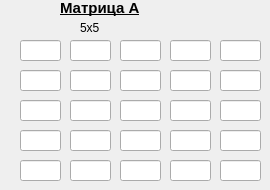
   <widget class="QWidget" name="tab">
    <attribute name="title">
     <string>5x5</string>
    </attribute>
    <widget class="QLabel" name="label_13">
     <property name="geometry">
      <rect>
       <x>80</x>
       <y>20</y>
       <width>21</width>
       <height>16</height>
      </rect>
     </property>
     <property name="text">
      <string>5х5</string>
     </property>
    </widget>
    <widget class="QLabel" name="label_14">
     <property name="geometry">
      <rect>
       <x>60</x>
       <y>0</y>
       <width>91</width>
       <height>16</height>
      </rect>
     </property>
     <property name="font">
      <font>
       <family>Arial</family>
       <pointsize>11</pointsize>
       <weight>75</weight>
       <bold>true</bold>
       <underline>true</underline>
      </font>
     </property>
     <property name="text">
      <string>Матрица А</string>
     </property>
    </widget>
    <widget class="QLineEdit" name="lineEdit_30">
     <property name="geometry">
      <rect>
       <x>20</x>
       <y>40</y>
       <width>41</width>
       <height>21</height>
      </rect>
     </property>
     <property name="font">
      <font>
       <family>a_LCDNova</family>
      </font>
     </property>
    </widget>
    <widget class="QLineEdit" name="lineEdit_31">
     <property name="geometry">
      <rect>
       <x>70</x>
       <y>40</y>
       <width>41</width>
       <height>21</height>
      </rect>
     </property>
     <property name="font">
      <font>
       <family>a_LCDNova</family>
      </font>
     </property>
    </widget>
    <widget class="QLineEdit" name="lineEdit_32">
     <property name="geometry">
      <rect>
       <x>120</x>
       <y>40</y>
       <width>41</width>
       <height>21</height>
      </rect>
     </property>
     <property name="font">
      <font>
       <family>a_LCDNova</family>
      </font>
     </property>
    </widget>
    <widget class="QLineEdit" name="lineEdit_33">
     <property name="geometry">
      <rect>
       <x>170</x>
       <y>40</y>
       <width>41</width>
       <height>21</height>
      </rect>
     </property>
     <property name="font">
      <font>
       <family>a_LCDNova</family>
      </font>
     </property>
    </widget>
    <widget class="QLineEdit" name="lineEdit_34">
     <property name="geometry">
      <rect>
       <x>220</x>
       <y>40</y>
       <width>41</width>
       <height>21</height>
      </rect>
     </property>
     <property name="font">
      <font>
       <family>a_LCDNova</family>
      </font>
     </property>
    </widget>
    <widget class="QLineEdit" name="lineEdit_35">
     <property name="geometry">
      <rect>
       <x>20</x>
       <y>70</y>
       <width>41</width>
       <height>21</height>
      </rect>
     </property>
     <property name="font">
      <font>
       <family>a_LCDNova</family>
      </font>
     </property>
    </widget>
    <widget class="QLineEdit" name="lineEdit_36">
     <property name="geometry">
      <rect>
       <x>70</x>
       <y>70</y>
       <width>41</width>
       <height>21</height>
      </rect>
     </property>
     <property name="font">
      <font>
       <family>a_LCDNova</family>
      </font>
     </property>
    </widget>
    <widget class="QLineEdit" name="lineEdit_37">
     <property name="geometry">
      <rect>
       <x>120</x>
       <y>70</y>
       <width>41</width>
       <height>21</height>
      </rect>
     </property>
     <property name="font">
      <font>
       <family>a_LCDNova</family>
      </font>
     </property>
    </widget>
    <widget class="QLineEdit" name="lineEdit_38">
     <property name="geometry">
      <rect>
       <x>170</x>
       <y>70</y>
       <width>41</width>
       <height>21</height>
      </rect>
     </property>
     <property name="font">
      <font>
       <family>a_LCDNova</family>
      </font>
     </property>
    </widget>
    <widget class="QLineEdit" name="lineEdit_39">
     <property name="geometry">
      <rect>
       <x>220</x>
       <y>70</y>
       <width>41</width>
       <height>21</height>
      </rect>
     </property>
     <property name="font">
      <font>
       <family>a_LCDNova</family>
      </font>
     </property>
    </widget>
    <widget class="QLineEdit" name="lineEdit_40">
     <property name="geometry">
      <rect>
       <x>20</x>
       <y>100</y>
       <width>41</width>
       <height>21</height>
      </rect>
     </property>
     <property name="font">
      <font>
       <family>a_LCDNova</family>
      </font>
     </property>
    </widget>
    <widget class="QLineEdit" name="lineEdit_41">
     <property name="geometry">
      <rect>
       <x>70</x>
       <y>100</y>
       <width>41</width>
       <height>21</height>
      </rect>
     </property>
     <property name="font">
      <font>
       <family>a_LCDNova</family>
      </font>
     </property>
    </widget>
    <widget class="QLineEdit" name="lineEdit_42">
     <property name="geometry">
      <rect>
       <x>120</x>
       <y>100</y>
       <width>41</width>
       <height>21</height>
      </rect>
     </property>
     <property name="font">
      <font>
       <family>a_LCDNova</family>
      </font>
     </property>
    </widget>
    <widget class="QLineEdit" name="lineEdit_43">
     <property name="geometry">
      <rect>
       <x>170</x>
       <y>100</y>
       <width>41</width>
       <height>21</height>
      </rect>
     </property>
     <property name="font">
      <font>
       <family>a_LCDNova</family>
      </font>
     </property>
    </widget>
    <widget class="QLineEdit" name="lineEdit_44">
     <property name="geometry">
      <rect>
       <x>220</x>
       <y>100</y>
       <width>41</width>
       <height>21</height>
      </rect>
     </property>
     <property name="font">
      <font>
       <family>a_LCDNova</family>
      </font>
     </property>
    </widget>
    <widget class="QLineEdit" name="lineEdit_45">
     <property name="geometry">
      <rect>
       <x>20</x>
       <y>130</y>
       <width>41</width>
       <height>21</height>
      </rect>
     </property>
     <property name="font">
      <font>
       <family>a_LCDNova</family>
      </font>
     </property>
    </widget>
    <widget class="QLineEdit" name="lineEdit_46">
     <property name="geometry">
      <rect>
       <x>70</x>
       <y>130</y>
       <width>41</width>
       <height>21</height>
      </rect>
     </property>
     <property name="font">
      <font>
       <family>a_LCDNova</family>
      </font>
     </property>
    </widget>
    <widget class="QLineEdit" name="lineEdit_47">
     <property name="geometry">
      <rect>
       <x>120</x>
       <y>130</y>
       <width>41</width>
       <height>21</height>
      </rect>
     </property>
     <property name="font">
      <font>
       <family>a_LCDNova</family>
      </font>
     </property>
    </widget>
    <widget class="QLineEdit" name="lineEdit_48">
     <property name="geometry">
      <rect>
       <x>170</x>
       <y>130</y>
       <width>41</width>
       <height>21</height>
      </rect>
     </property>
     <property name="font">
      <font>
       <family>a_LCDNova</family>
      </font>
     </property>
    </widget>
    <widget class="QLineEdit" name="lineEdit_49">
     <property name="geometry">
      <rect>
       <x>220</x>
       <y>130</y>
       <width>41</width>
       <height>21</height>
      </rect>
     </property>
     <property name="font">
      <font>
       <family>a_LCDNova</family>
      </font>
     </property>
    </widget>
    <widget class="QLineEdit" name="lineEdit_50">
     <property name="geometry">
      <rect>
       <x>20</x>
       <y>160</y>
       <width>41</width>
       <height>21</height>
      </rect>
     </property>
     <property name="font">
      <font>
       <family>a_LCDNova</family>
      </font>
     </property>
    </widget>
    <widget class="QLineEdit" name="lineEdit_51">
     <property name="geometry">
      <rect>
       <x>70</x>
       <y>160</y>
       <width>41</width>
       <height>21</height>
      </rect>
     </property>
     <property name="font">
      <font>
       <family>a_LCDNova</family>
      </font>
     </property>
    </widget>
    <widget class="QLineEdit" name="lineEdit_52">
     <property name="geometry">
      <rect>
       <x>120</x>
       <y>160</y>
       <width>41</width>
       <height>21</height>
      </rect>
     </property>
     <property name="font">
      <font>
       <family>a_LCDNova</family>
      </font>
     </property>
    </widget>
    <widget class="QLineEdit" name="lineEdit_53">
     <property name="geometry">
      <rect>
       <x>170</x>
       <y>160</y>
       <width>41</width>
       <height>21</height>
      </rect>
     </property>
     <property name="font">
      <font>
       <family>a_LCDNova</family>
      </font>
     </property>
    </widget>
    <widget class="QLineEdit" name="lineEdit_54">
     <property name="geometry">
      <rect>
       <x>220</x>
       <y>160</y>
       <width>41</width>
       <height>21</height>
      </rect>
     </property>
     <property name="font">
      <font>
       <family>a_LCDNova</family>
      </font>
     </property>
    </widget>
   </widget>
